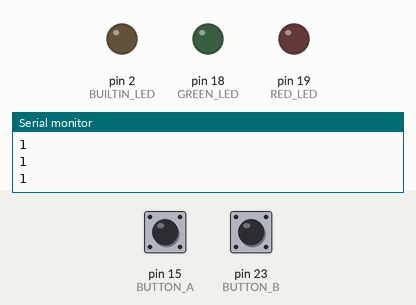
The sketch below on a simulated Arduino Mega 2560, built with avr-gcc and run on an emulated ATmega2560. Parts: output pins drawn as LEDs (lit = HIGH), the last lines printed to the serial monitor. Inputs (shaded band) come from the test bench; at power-on: pin 15 (BUTTON_A) HIGH, pin 23 (BUTTON_B) HIGH.

Above: at 1.2 s.
1.3 s: pin 15 (BUTTON_A) pulled LOW for 0.15 s
At 1.38 s:
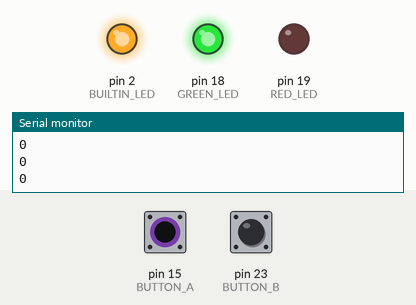
2.9 s: pin 23 (BUTTON_B) pulled LOW for 0.15 s
At 2.98 s:
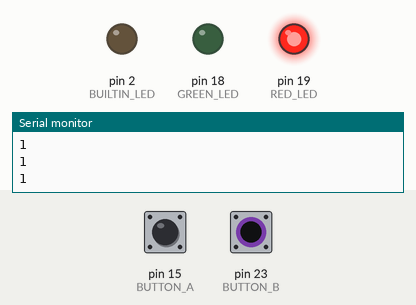
4.5 s: pin 23 (BUTTON_B) pulled LOW for 3.2 s
At 8.9 s:
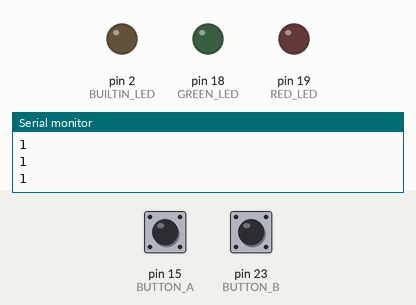
9.2 s: pin 15 (BUTTON_A) pulled LOW for 3.2 s
At 10.4 s:
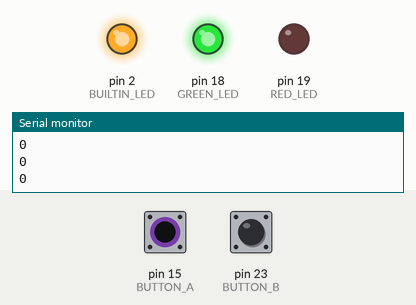
13.9 s: pin 15 (BUTTON_A) driven LOW and pin 23 (BUTTON_B) driven LOW
At 14.7 s:
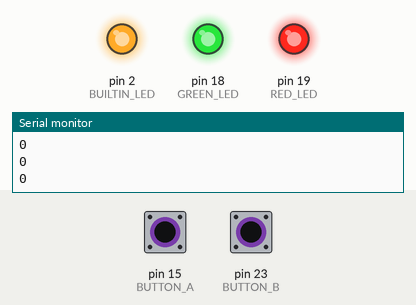
Timing chart, 0 to 16.4 s (numbered marks = the images above; inputs shaded):
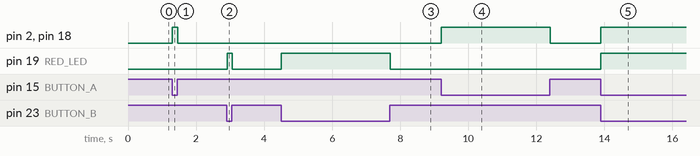

Measured:
- after the input at 1.3 s, pin 2 (BUILTIN_LED), pin 18 (GREEN_LED): LOW → HIGH at once, → LOW 0.16 s later
- after the input at 2.9 s, pin 19 (RED_LED): LOW → HIGH at once, → LOW 0.14 s later
- after the input at 4.5 s, pin 19 (RED_LED): LOW → HIGH at once, → LOW 3.2 s later
- after the input at 9.2 s, pin 2 (BUILTIN_LED), pin 18 (GREEN_LED): LOW → HIGH at once, → LOW 3.2 s later
- after the input at 13.9 s, pin 2 (BUILTIN_LED), pin 18 (GREEN_LED), pin 19 (RED_LED): LOW → HIGH at once

The sketch:

bonus_2_signal_log.ino
```cpp
// Project 01, Bonus 2 - Signal Log
// The lamp works as before, and Button A's reading goes to the
// Serial Monitor: 1 = released, 0 = pressed (lamp on).

const int BUTTON_A    = 15;
const int BUTTON_B    = 23;
const int GREEN_LED   = 18;
const int RED_LED     = 19;
const int BUILTIN_LED = 2;

void setup() {
  Serial.begin(115200);
  pinMode(BUTTON_A, INPUT_PULLUP);
  pinMode(BUTTON_B, INPUT_PULLUP);
  pinMode(GREEN_LED, OUTPUT);
  pinMode(RED_LED, OUTPUT);
  pinMode(BUILTIN_LED, OUTPUT);
}

void loop() {
  digitalWrite(GREEN_LED, !digitalRead(BUTTON_A));
  digitalWrite(BUILTIN_LED, !digitalRead(BUTTON_A));
  digitalWrite(RED_LED, !digitalRead(BUTTON_B));
  Serial.println(digitalRead(BUTTON_A));
  delay(20);              // 50 readings a second: short enough for Morse
}
```
